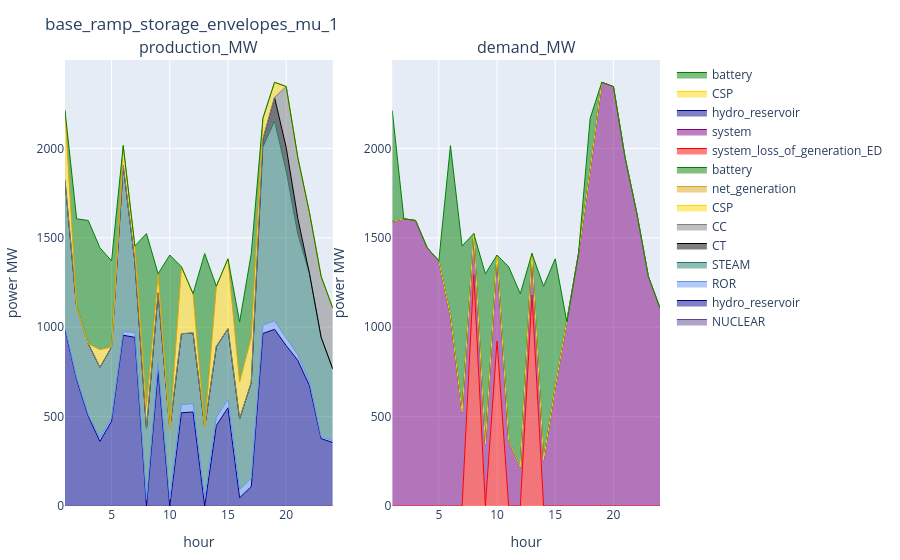

Here is the notebook cell this chart was saved with:
### Markdown cell above
### ED

### Code cell
config_ = config_1
supply_ed_ = supply_ed[(supply_ed.configuration .== config_) .& (supply_ed.day .== day_) .& (supply_ed.iteration .== iteration_), :]
demand_ed_ = demand_ed[(demand_ed.configuration .== config_) .& (demand_ed.day .== day_) .& (demand_ed.iteration .== iteration_), :]
plot_supply_demand(supply_ed_, demand_ed_, string(config_))

### Figure 1 — Plotly figure (JSON) as saved in the notebook; plotly's stock layout.template omitted (floating-point values rounded to 4 significant figures)
{"data": [{"line": {"color": "rgba(95, 70, 144, 1)", "shape": "line", "width": 1}, "mode": "lines", "name": "NUCLEAR", "stackgroup": "one", "type": "scatter", "x": [1, 2, 3, 4, 5, 6, 7, 8, 9, 10, 11, 12, 13, 14, 15, 16, 17, 18, 19, 20, 21, 22, 23, 24], "xaxis": "x1", "y": [0, 0, 0, 0, 0, 0, 0, 0, 0, 0, 0, 0, 0, 0, 0, 0, 0, 0, 0, 0, 0, 0, 0, 0], "yaxis": "y1"}, {"line": {"color": "darkblue", "shape": "line", "width": 1}, "mode": "lines", "name": "hydro_reservoir", "stackgroup": "one", "type": "scatter", "x": [1, 2, 3, 4, 5, 6, 7, 8, 9, 10, 11, 12, 13, 14, 15, 16, 17, 18, 19, 20, 21, 22, 23, 24], "xaxis": "x1", "y": [988, 707.2, 502.1, 361.8, 474.4, 955.1, 943.4, 0, 759.1, 0, 521.5, 525.8, 0, 450.3, 549.3, 46.45, 108.2, 965.0, 988, 897.4, 814.4, 672.7, 377.0, 355.2], "yaxis": "y1"}, {"line": {"color": "cornflowerblue", "shape": "line", "width": 1}, "mode": "lines", "name": "ROR", "stackgroup": "one", "type": "scatter", "x": [1, 2, 3, 4, 5, 6, 7, 8, 9, 10, 11, 12, 13, 14, 15, 16, 17, 18, 19, 20, 21, 22, 23, 24], "xaxis": "x1", "y": [9.5, 9.3, 9.5, 18.5, 18.7, 19.5, 27.8, 36.6, 37.2, 37.9, 45.9, 46.3, 46.1, 45.7, 46.3, 46.1, 46.5, 47.9, 47.9, 39.7, 30.0, 20.6, 10.1, 9.5], "yaxis": "y1"}, {"line": {"color": "rgba(36, 121, 108, 1)", "shape": "line", "width": 1}, "mode": "lines", "name": "STEAM", "stackgroup": "one", "type": "scatter", "x": [1, 2, 3, 4, 5, 6, 7, 8, 9, 10, 11, 12, 13, 14, 15, 16, 17, 18, 19, 20, 21, 22, 23, 24], "xaxis": "x1", "y": [824.1, 396.0, 396.0, 396.0, 396.0, 930.8, 396.0, 396.0, 396.0, 396.0, 396.0, 396.0, 396.0, 396.0, 396.0, 396.0, 536.0, 995.5, 1117.0, 937.1, 676.0, 607.1, 557.0, 402.0], "yaxis": "y1"}, {"line": {"color": "black", "shape": "line", "width": 1}, "mode": "lines", "name": "CT", "stackgroup": "one", "type": "scatter", "x": [1, 2, 3, 4, 5, 6, 7, 8, 9, 10, 11, 12, 13, 14, 15, 16, 17, 18, 19, 20, 21, 22, 23, 24], "xaxis": "x1", "y": [0, 0, 0, 0, 0, 0, 0, 0, 0, 0, 0, 0, 0, 0, 0, 0, 0, 44, 132, 132, 88, 0, 0, 0], "yaxis": "y1"}, {"line": {"color": "grey", "shape": "line", "width": 1}, "mode": "lines", "name": "CC", "stackgroup": "one", "type": "scatter", "x": [1, 2, 3, 4, 5, 6, 7, 8, 9, 10, 11, 12, 13, 14, 15, 16, 17, 18, 19, 20, 21, 22, 23, 24], "xaxis": "x1", "y": [0, 0, 0, 0, 0, 0, 0, 0, 0, 0, 0, 0, 0, 0, 0, 0, 0, 0, 0, 340.0, 340.0, 340.0, 340.0, 340.0], "yaxis": "y1"}, {"line": {"color": "gold", "shape": "line", "width": 1}, "mode": "lines", "name": "CSP", "stackgroup": "one", "type": "scatter", "x": [1, 2, 3, 4, 5, 6, 7, 8, 9, 10, 11, 12, 13, 14, 15, 16, 17, 18, 19, 20, 21, 22, 23, 24], "xaxis": "x1", "y": [391, 0, 0, 98.33, 0, 110.7, 87.28, 121.0, 106.3, 0, 374.6, 219.3, 0, 337.2, 391, 205.2, 252.6, 116.0, 84.88, 0, 0, 0, 0, 0], "yaxis": "y1"}, {"line": {"color": "goldenrod", "shape": "line", "width": 1}, "mode": "lines", "name": "net_generation", "stackgroup": "one", "type": "scatter", "x": [1, 2, 3, 4, 5, 6, 7, 8, 9, 10, 11, 12, 13, 14, 15, 16, 17, 18, 19, 20, 21, 22, 23, 24], "xaxis": "x1", "y": [0, 0, 0, 0, 0, 0, 0, 0, 0, 0, 0, 0, 0, 0, 0, 0, 0, 0, 0, 0, 0, 0, 0, 0], "yaxis": "y1"}, {"line": {"color": "green", "shape": "line", "width": 1}, "mode": "lines", "name": "battery", "stackgroup": "one", "type": "scatter", "x": [1, 2, 3, 4, 5, 6, 7, 8, 9, 10, 11, 12, 13, 14, 15, 16, 17, 18, 19, 20, 21, 22, 23, 24], "xaxis": "x1", "y": [0, 493.9, 689.3, 570, 481.9, 0, 0, 970, 0, 970, 0, 0, 970, 0, 0, 334.9, 467.8, 0, 0, 0, 0, 0, 0, 0], "yaxis": "y1"}, {"line": {"color": "red", "shape": "line", "width": 1}, "mode": "lines", "name": "system_loss_of_generation_ED", "stackgroup": "one", "type": "scatter", "x": [8, 10, 13], "xaxis": "x2", "y": [1294.0, 923.6, 1180.0], "yaxis": "y2"}, {"line": {"color": "purple", "shape": "line", "width": 1}, "mode": "lines", "name": "system", "stackgroup": "one", "type": "scatter", "x": [1, 2, 3, 4, 5, 6, 7, 8, 9, 10, 11, 12, 13, 14, 15, 16, 17, 18, 19, 20, 21, 22, 23, 24], "xaxis": "x2", "y": [1592.0, 1606.0, 1597.0, 1445.0, 1371.0, 1063.0, 524.4, 229.1, 346.5, 480.3, 368.0, 217.4, 232.3, 259.3, 662.7, 1029.0, 1411.0, 1880.0, 2370.0, 2346.0, 1948.0, 1640.0, 1284.0, 1107.0], "yaxis": "y2"}, {"line": {"color": "darkblue", "shape": "line", "width": 1}, "mode": "lines", "name": "hydro_reservoir", "stackgroup": "one", "type": "scatter", "x": [1, 2, 3, 4, 5, 6, 7, 8, 9, 10, 11, 12, 13, 14, 15, 16, 17, 18, 19, 20, 21, 22, 23, 24], "xaxis": "x2", "y": [0, 0, 0, 0, 0, 0, 0, 0, 0, 0, 0, 0, 0, 0, 0, 0, 0, 0, 0, 0, 0, 0, 0, 0], "yaxis": "y2"}, {"line": {"color": "gold", "shape": "line", "width": 1}, "mode": "lines", "name": "CSP", "stackgroup": "one", "type": "scatter", "x": [1, 2, 3, 4, 5, 6, 7, 8, 9, 10, 11, 12, 13, 14, 15, 16, 17, 18, 19, 20, 21, 22, 23, 24], "xaxis": "x2", "y": [0, 0, 0, 0, 0, 0, 0, 0, 0, 0, 0, 0, 0, 0, 0, 0, 0, 0, 0, 0, 0, 0, 0, 0], "yaxis": "y2"}, {"line": {"color": "green", "shape": "line", "width": 1}, "mode": "lines", "name": "battery", "stackgroup": "one", "type": "scatter", "x": [1, 2, 3, 4, 5, 6, 7, 8, 9, 10, 11, 12, 13, 14, 15, 16, 17, 18, 19, 20, 21, 22, 23, 24], "xaxis": "x2", "y": [620.9, 0, 0, 0, 0, 952.9, 930.1, 0, 952.1, 0, 970, 970, 0, 970, 719.9, 0, 0, 288.2, 0, 0, 0, 0, 0, 0], "yaxis": "y2"}], "layout": {"annotations": [{"font": {"size": 16}, "showarrow": false, "text": "production_MW", "x": 0.225, "xanchor": "center", "xref": "paper", "y": 1, "yanchor": "bottom", "yref": "paper"}, {"font": {"size": 16}, "showarrow": false, "text": "demand_MW", "x": 0.775, "xanchor": "center", "xref": "paper", "y": 1, "yanchor": "bottom", "yref": "paper"}], "margin": {"b": 50, "l": 50, "r": 50, "t": 60}, "title": "base_ramp_storage_envelopes_mu_1", "xaxis1": {"anchor": "y1", "domain": [0, 0.45], "title": {"text": "hour"}}, "xaxis2": {"anchor": "y2", "domain": [0.55, 1], "title": {"text": "hour"}}, "yaxis1": {"anchor": "x1", "domain": [0, 1], "title": {"text": "power MW"}}, "yaxis2": {"anchor": "x2", "domain": [0, 1], "title": {"text": "power MW"}}}}
